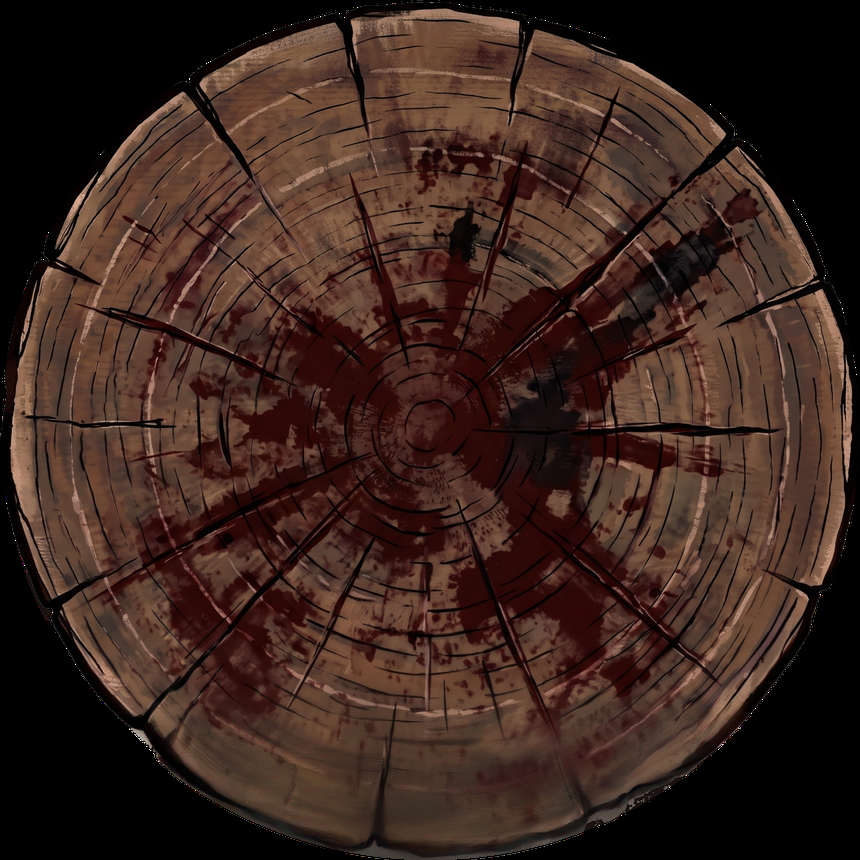
#> input picture assets/execution/block.png, 860 x 860 px
$ python -i execution_art.py   (imports and definitions only)
#> lines starting #> are read from the running program, lines starting #| are printed output that depends on the picture
"""Biến tranh gốc trong assets/execution/raw/ thành các lớp PNG nền trong suốt cho cảnh Hành Quyết.
Chạy: python tools/execution_art.py   (cần Pillow + numpy)

- Xoá nền xám: vùng xám trung tính nối với mép ảnh là nền. Chỗ tối hơn nền (bóng đổ) giữ lại thành
  lớp đen bán trong suốt; nét mực đậm (tối hơn 42% độ sáng nền) không bao giờ bị coi là nền.
- Watermark sáng ở góc dưới phải nằm trong vùng nền nên bị xoá luôn.
- block: cắt theo đường tròn khớp với mép thớt (khói tối phía dưới không lọt vào).
- stick_sheets: tách nửa trái (que dài) / nửa phải (que ngắn đẫm máu), cùng tỉ lệ thu nhỏ.
- hand_*_player: hand_palm.png (bàn tay đã bỏ 5 ngón) + finger_<ngón>.png / finger_<ngón>_bandaged.png,
  mọi lớp cùng khung ảnh nên chồng đúng toạ độ; hand_layout.json ghi đa giác vùng bấm, gốc ngón, đầu ngón.
  Đa giác ngón (FINGER_POLYS) vẽ tay theo tranh này; đổi tranh tay thì chỉnh lại.
"""
import json, os
import numpy as np
from PIL import Image, ImageDraw, ImageFilter

HERE = os.path.dirname(os.path.abspath(__file__))
RAW = os.path.join(HERE, '..', 'assets', 'execution', 'raw')
OUT = os.path.join(HERE, '..', 'assets', 'execution')
INK = np.array([27, 19, 16], np.float32)


# [58 lines left out: functions box_blur, flood, cutout, crop_save, not called in this run]


def raw(name):
    return Image.open(os.path.join(RAW, name))


# [16 lines left out: function block, not called in this run]


def simple(src, dst, **size):
    rgba, _ = cutout(raw(src))
    return crop_save(rgba, dst, **size)


# [15 lines left out: function sticks, not called in this run]


# Vùng từng ngón trên tranh gốc 1792×2400 (px): nêm từ đường nối kẽ ngón lên trên, bao cả ngón lành lẫn dải băng thò ra.
# base = giữa gốc ngón, tip = đầu ngón (bản lành). Các lớp chồng khít nên ranh giới chỉ cần nằm trong khe giữa hai ngón.
FINGERS = {
    'pinky':  dict(poly=[(1218, 1017), (1340, 1170), (1420, 1350), (1792, 1350), (1792, 0), (1400, 0), (1370, 600)],
                   base=(1290, 1080), tip=(1533, 683)),
    'ring':   dict(poly=[(1018, 917), (1218, 1017), (1370, 600), (1400, 0), (1070, 0), (1062, 700)],
                   base=(1112, 960), tip=(1278, 383)),
    'middle': dict(poly=[(815, 917), (1018, 917), (1062, 700), (1070, 0), (818, 0)],
                   base=(917, 930), tip=(944, 239)),
    'index':  dict(poly=[(470, 950), (555, 1228), (815, 917), (818, 0), (420, 0)],
                   base=(680, 1060), tip=(611, 350)),
    'thumb':  dict(poly=[(0, 790), (460, 800), (470, 950), (555, 1228), (560, 1300), (470, 1600), (0, 1600)],
                   base=(530, 1290), tip=(189, 994)),
}
HAND_SCALE = 0.38


# [27 lines left out: function hand, not called in this run]


# [10 lines not run here, left out]

>>> import cv2
>>> picture = cv2.imread('../assets/execution/block.png', cv2.IMREAD_GRAYSCALE)
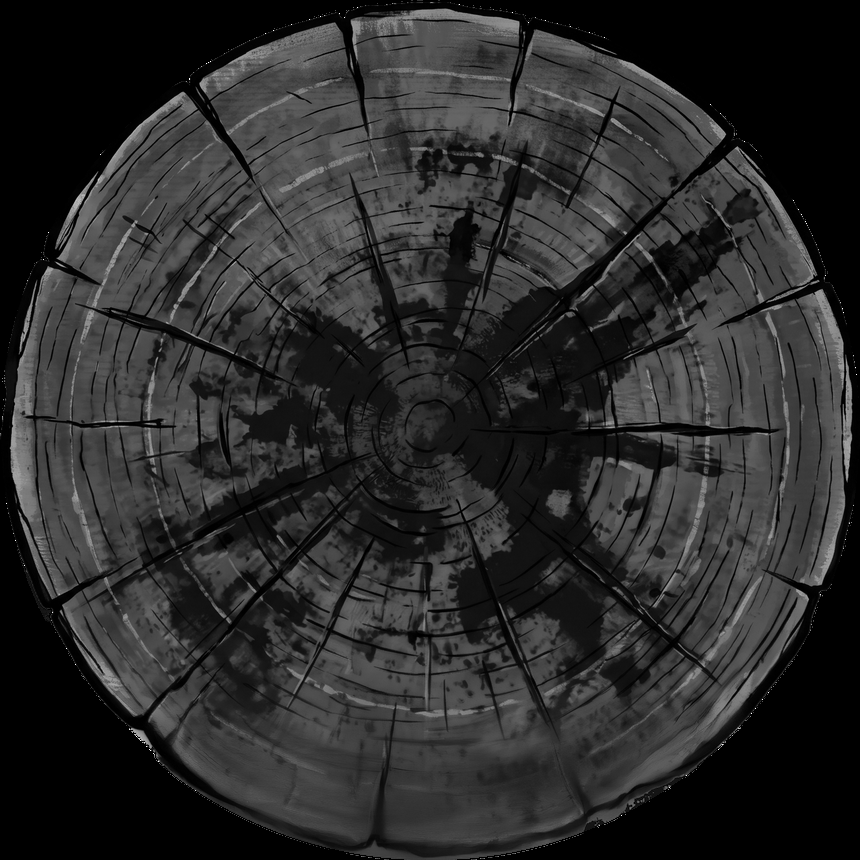
#> picture: shape (860, 860); min 0, max 255, mean 43
>>> result = simple(picture, 'out.png')
#> (the run stopped early here; a loop or call above may not have finished)
